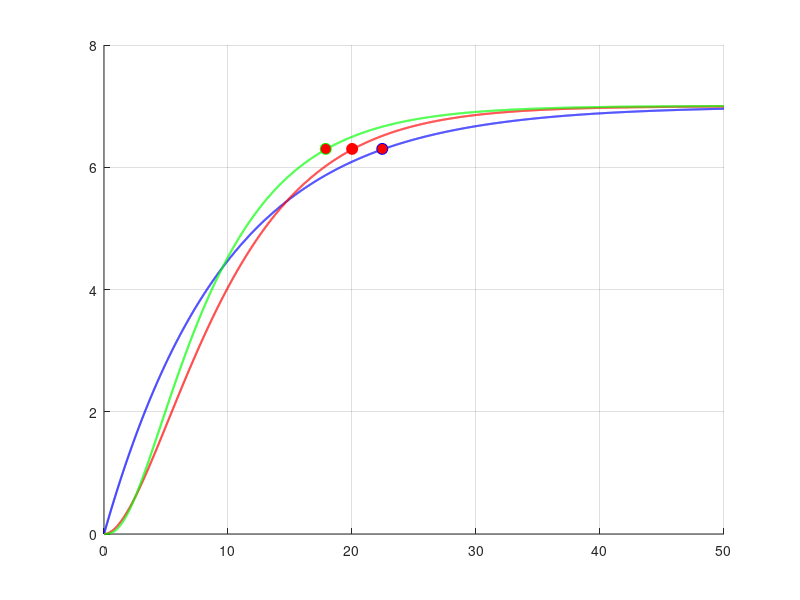

Write MATLAB code to recreate this figure. (Note: this script raises an error after producing the figure.)
clc; clear; close all;


s = tf('s');
G1 = 7/(9.802 *s + 1);
G2 = 0.2624/(s^2 + 0.3872*s + 0.0375);
G3 = 0.7103/((s + 1.56)*(s + 0.3995)*(s + 0.1627));


[y1, t1] = step(G1, 0:0.01:50); 
[y2, t2] = step(G2, 0:0.01:50);
[y3, t3] = step(G3, 0:0.01:50);


final_value = 6.3;
tolerance = 0.01;


idx1 = find(abs(y1 - final_value) < tolerance, 1); 
idx2 = find(abs(y2 - final_value) < tolerance, 1);
idx3 = find(abs(y3 - final_value) < tolerance, 1);


if ~isempty(idx1)
    t1_close = t1(idx1);
else
    t1_close = NaN;
end

if ~isempty(idx2)
    t2_close = t2(idx2);
else
    t2_close = NaN;
end

if ~isempty(idx3)
    t3_close = t3(idx3);
else
    t3_close = NaN;
end

% نمایش مقدار زمانها در Command Window
disp(['زمان برای G1: ', num2str(t1_close)]);
disp(['زمان برای G2: ', num2str(t2_close)]);
disp(['زمان برای G3: ', num2str(t3_close)]);


figure;
hold on;
grid on;


plot(t1, y1, 'b', 'LineWidth', 1.5);
plot(t2, y2, 'r', 'LineWidth', 1.5);
plot(t3, y3, 'g', 'LineWidth', 1.5);


if ~isnan(t1_close)
    plot(t1_close, final_value, 'bo', 'MarkerFaceColor', 'r', 'MarkerSize', 8);
end
if ~isnan(t2_close)
    plot(t2_close, final_value, 'ro', 'MarkerFaceColor', 'r', 'MarkerSize', 8);
end
if ~isnan(t3_close)
    plot(t3_close, final_value, 'go', 'MarkerFaceColor', 'r', 'MarkerSize', 8);
end


yline(final_value, '--', 'Color', [0.5 0.5 0.5]);



legend('G1', 'G2', 'G3', 'Point at 6.3 (G1)', 'Point at 6.3 (G2)', 'Point at 6.3 (G3)', 'Location', 'Best');
xlabel('Time (seconds)');
ylabel('Response');
title('Step Response with Marked Points at 6.3');

hold off;
